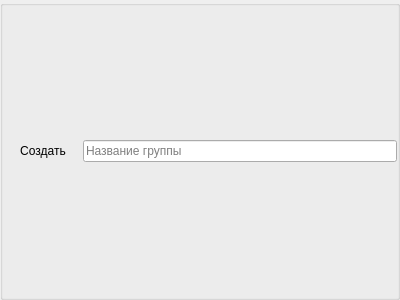
<?xml version="1.0" encoding="UTF-8"?>
<ui version="4.0">
 <class>CreateGroupBox</class>
 <widget class="QGroupBox" name="CreateGroupBox">
  <property name="geometry">
   <rect>
    <x>0</x>
    <y>0</y>
    <width>400</width>
    <height>300</height>
   </rect>
  </property>
  <property name="sizePolicy">
   <sizepolicy hsizetype="Preferred" vsizetype="Preferred">
    <horstretch>0</horstretch>
    <verstretch>0</verstretch>
   </sizepolicy>
  </property>
  <property name="windowTitle">
   <string>GroupBox</string>
  </property>
  <layout class="QHBoxLayout" name="horizontalLayout">
   <property name="spacing">
    <number>0</number>
   </property>
   <property name="sizeConstraint">
    <enum>QLayout::SetNoConstraint</enum>
   </property>
   <property name="leftMargin">
    <number>0</number>
   </property>
   <property name="topMargin">
    <number>0</number>
   </property>
   <property name="rightMargin">
    <number>0</number>
   </property>
   <property name="bottomMargin">
    <number>0</number>
   </property>
   <item>
    <widget class="QPushButton" name="createPushButton">
     <property name="sizePolicy">
      <sizepolicy hsizetype="Preferred" vsizetype="Fixed">
       <horstretch>0</horstretch>
       <verstretch>0</verstretch>
      </sizepolicy>
     </property>
     <property name="minimumSize">
      <size>
       <width>0</width>
       <height>0</height>
      </size>
     </property>
     <property name="maximumSize">
      <size>
       <width>16777215</width>
       <height>16777215</height>
      </size>
     </property>
     <property name="text">
      <string>Создать</string>
     </property>
     <property name="flat">
      <bool>true</bool>
     </property>
    </widget>
   </item>
   <item>
    <widget class="QLineEdit" name="groupNameLineEdit">
     <property name="placeholderText">
      <string>Название группы</string>
     </property>
    </widget>
   </item>
  </layout>
 </widget>
 <resources/>
 <connections/>
</ui>
